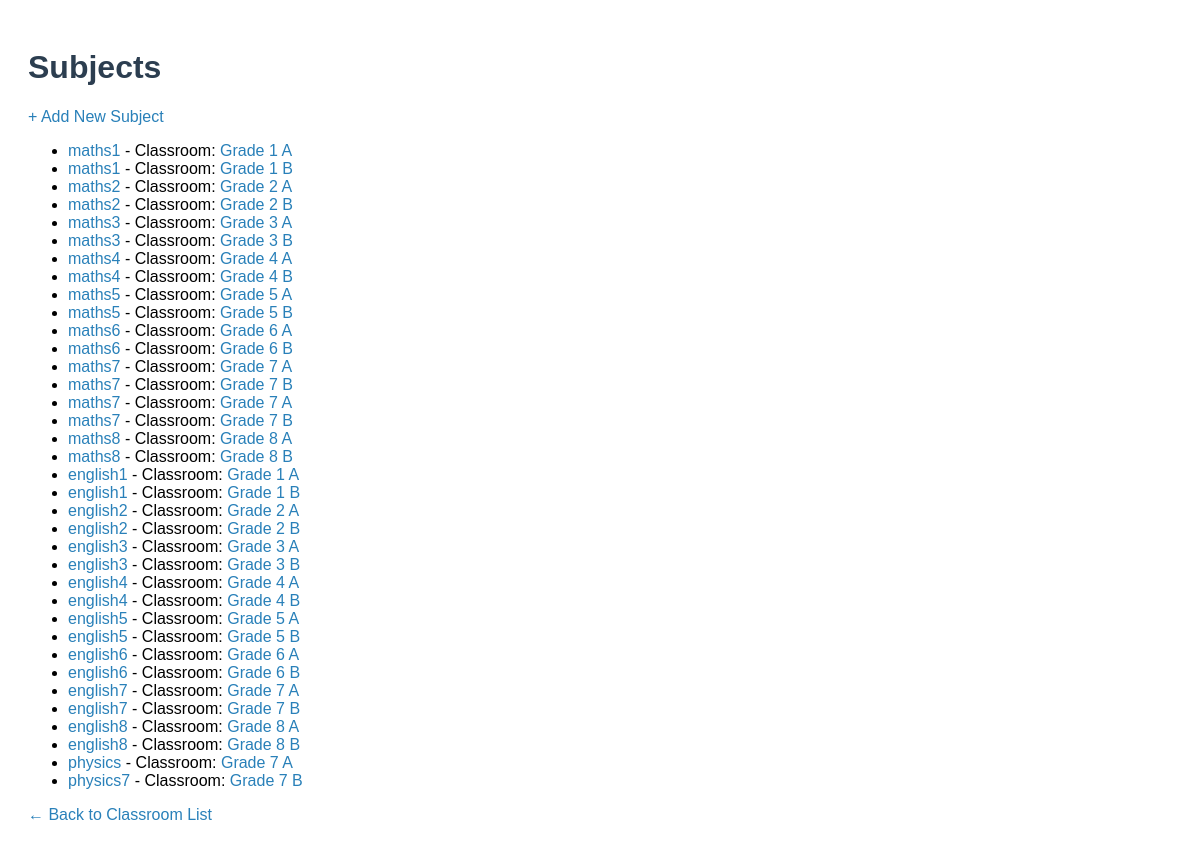
The page /subjects/ on the database as committed earlier.
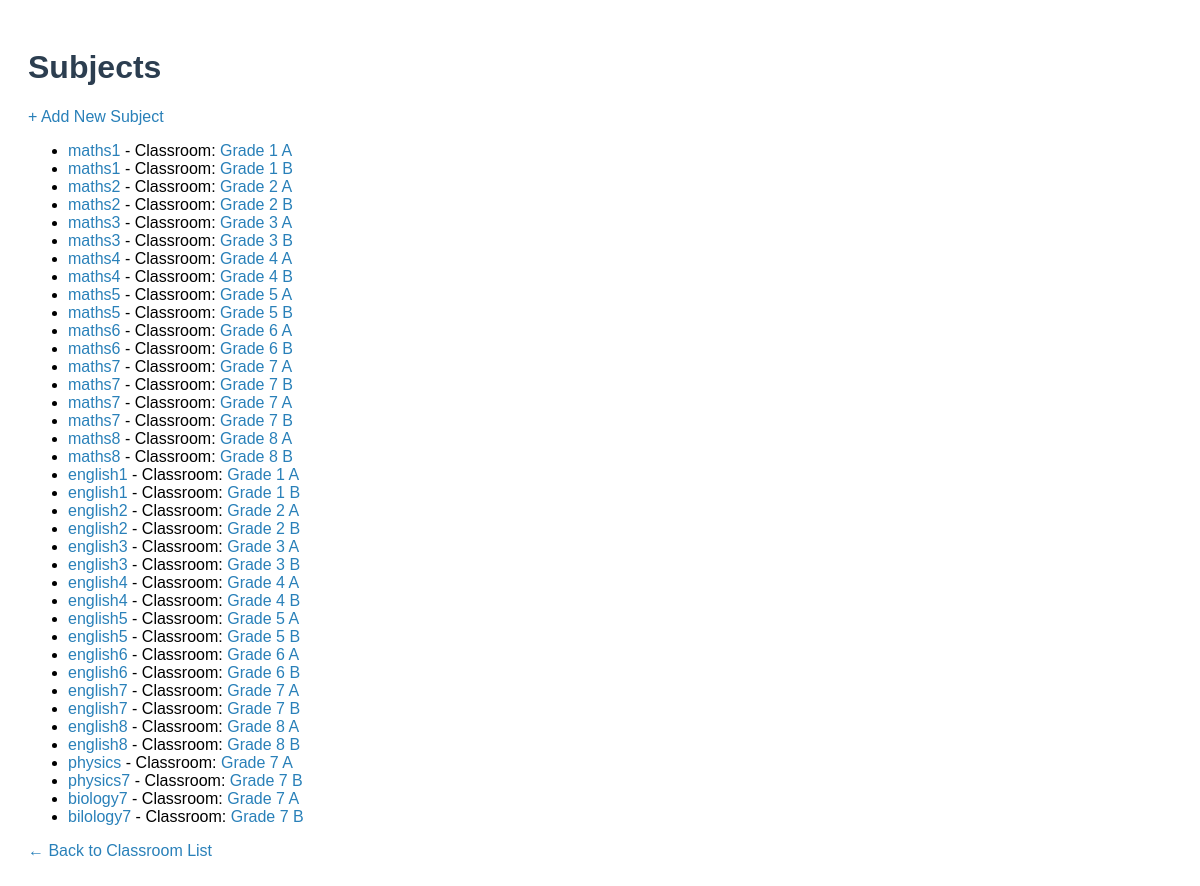
The same page on the database as committed later.
### school/models.py (models this page shows, shortened)
class Subject(models.Model):
    name = models.CharField(max_length=100)
    classroom = models.ForeignKey(ClassRoom, on_delete=models.CASCADE, related_name='subjects')

class ClassRoom(models.Model):
    name = models.CharField(max_length=50)
    section = models.CharField(max_length=5, blank=True)
    description = models.TextField(blank=True, null=True)

### school/views.py (the view)
# urls.py: path('subjects/', views.subject_list, name='subject_list'),
def subject_list(request):
    subjects = Subject.objects.all()
    return render(request, 'school/subject_list.html', {'subjects': subjects})

### school/templates/school/subject_list.html (shortened to what this page needs)
<!DOCTYPE html>
<html>
<head>
</head>
<body>
    <h1>Subjects</h1>
    <p><a href="{% url 'subject_create' %}">+ Add New Subject</a></p>
    {% if subjects %}
        <ul>
            {% for subject in subjects %}
                <li>
                    <a href="{% url 'subject_detail' subject.pk %}">{{ subject.name }}</a>
                    - Classroom:
                    <a href="{% url 'classroom_detail' subject.classroom.pk %}">
                        {{ subject.classroom.name }} {{ subject.classroom.section }}
                    </a>
                </li>
            {% endfor %}
        </ul>
    {% else %}
        <p>No subjects available.</p>
    {% endif %}
    <p><a href="{% url 'classroom_list' %}">← Back to Classroom List</a></p>
</body>
</html>

Rows that differ between the two databases and show on the page:
added Subject: name "biology7", classroom.name "Grade 7", classroom.section "A"
added Subject: name "bilology7", classroom.name "Grade 7", classroom.section "B"
